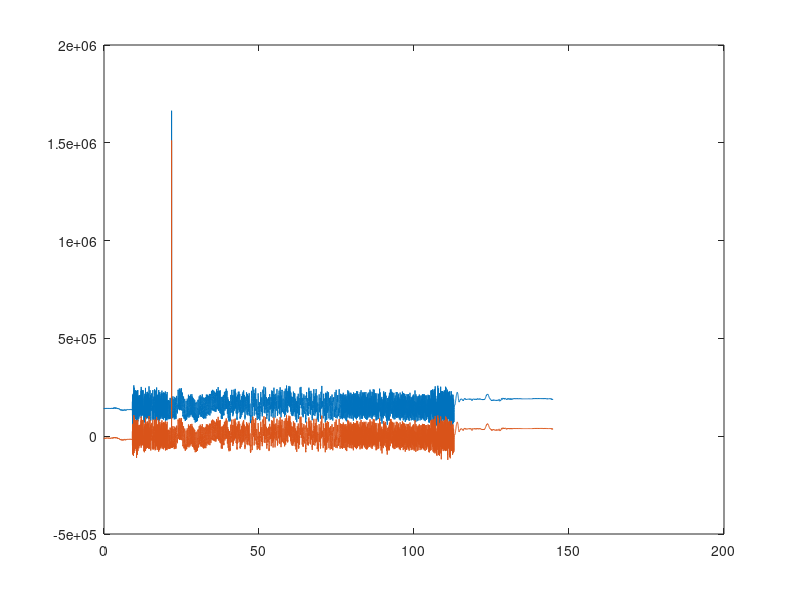

Source code (MATLAB): (Note: this script raises an error after producing the figure.)

load ('june_25/first_flight_attitude.mat', '-ASCII')

steps=find(first_flight_attitude(:,1))*0.02; %time in sec

figure(1)
%subplot(1,3,1)
%Plot magnet raw field x
plot(steps,first_flight_attitude(:,9)*1000,steps,first_flight_attitude(:,12));
hold on
LEGEND('magnet raw x','magnet comp x');
TITLE('magnet field data');

figure(2)
%subplot(1,3,2)
%Plot magnet raw field y
plot(steps,first_flight_attitude(:,10)*1000,steps,first_flight_attitude(:,13));
hold on
LEGEND('magnet raw y','magnet comp y');

subplot(1,3,3)
%Plot magnet raw field z
plot(steps,first_flight_attitude(:,11)*1000,steps,first_flight_attitude(:,14));
hold on
LEGEND('magnet raw z','magnet comp z');

figure(6)
%Plot magnitude of magnet vector
plot(steps,sqrt((first_flight_attitude(:,9)*1000).^2 + (first_flight_attitude(:,10)*1000).^2 + (first_flight_attitude(:,11)*1000).^2),steps,sqrt(first_flight_attitude(:,12).^2 + first_flight_attitude(:,13).^2 + first_flight_attitude(:,14).^2));
hold on
LEGEND('magnitude of magnet vector raw','magnitude of magnet vector comp.');

figure(2)
subplot(3,3,1)
%Plot acc x
plot(steps,first_flight_attitude(:,3));
hold on
LEGEND('acceleration x');

subplot(3,3,2)
%Plot acc y
plot(steps,first_flight_attitude(:,4));
hold on
LEGEND('acceleration y');

subplot(3,3,3)
%Plot acc z
plot(steps,first_flight_attitude(:,5));
hold on
LEGEND('acceleration z');

subplot(3,3,4)
%Plot gyro x
plot(steps,first_flight_attitude(:,6));
hold on
LEGEND('gyro x');

subplot(3,3,5)
%Plot gyro y
plot(steps,first_flight_attitude(:,7));
hold on
LEGEND('gyro y');

subplot(3,3,6)
%Plot gyro z
plot(steps,first_flight_attitude(:,8));
hold on
LEGEND('gyro z');

subplot(3,3,7)
%Plot attitude x (fusion)
plot(steps,first_flight_attitude(:,15)/1000);
hold on
LEGEND('attitude x (fusion)');

subplot(3,3,8)
%Plot attitude y (fusion)
plot(steps,first_flight_attitude(:,16)/1000);
hold on
LEGEND('attitude y (fusion)');

subplot(3,3,9)
%Plot attitude z (fusion)
plot(steps,first_flight_attitude(:,17)/1000);
hold on
LEGEND('attitude z (fusion)');

figure(3)

subplot(2,2,1)
%Plot attitude x (fusion)
plot(steps,first_flight_attitude(:,15)/1000);
hold on
LEGEND('attitude x (fusion)');

subplot(2,2,2)
%Plot attitude y (fusion)
plot(steps,first_flight_attitude(:,16)/1000);
hold on
LEGEND('attitude y (fusion)');

subplot(2,2,4)
%Plot angle sensor1
plot(steps,first_flight_attitude(:,1)/1000);
hold on
LEGEND('angle servo1(+y) (controller output)');

subplot(2,2,3)
%Plot angle sensor1
plot(steps,first_flight_attitude(:,2)/1000);
hold on
LEGEND('angle servo2(-y) (controller output)');

figure(4)
plot(steps,first_flight_attitude(:,1)/1000,steps,first_flight_attitude(:,16)/1000);
hold on
LEGEND('angle servo1(+y) (controller output)','attitude y (fusion)');

figure(5)
plot(steps,first_flight_attitude(:,2)/1000,steps,first_flight_attitude(:,15)/1000);
hold on
LEGEND('angle servo2(-y) (controller output)','attitude x (fusion)');
